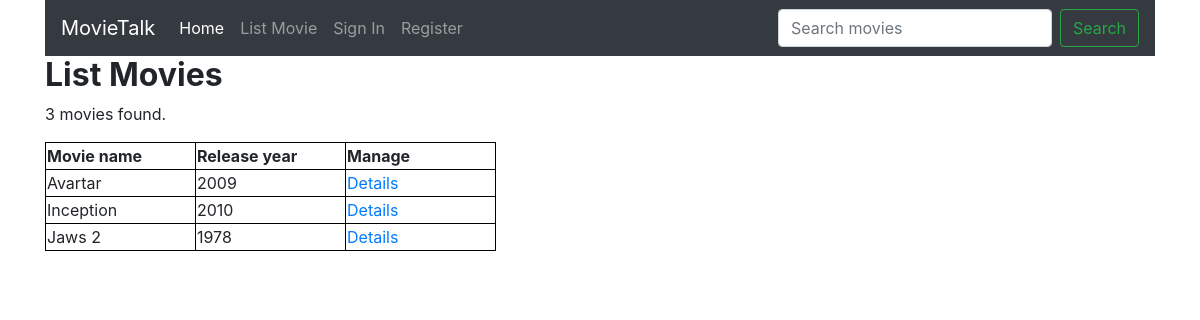
Page /php/listMovies.php on the committed database.
### tables this page shows
CREATE TABLE `movies` (
  `movie_id` int(5) NOT NULL,
  `movie_name` varchar(50) NOT NULL,
  `release_year` int(4) NOT NULL,
  `director` varchar(50) NOT NULL,
  `writers` varchar(50) NOT NULL,
  `duration` int(4) NOT NULL,
  `summary` varchar(500) NOT NULL
);

### php/listMovies.php (the view, shortened to what this page needs)
<?php
require '../func/dbconnection.php';
?>
<!DOCTYPE html>
<html>
<head>
</head>
<body>
<?php require 'navigationbar.php'; ?>
<div class="container">
<h2><strong>List Movies</strong></h2>
<?php
  $query = "SELECT * FROM movies ORDER BY movie_name";
  $results = mysqli_query($connection, $query);
  echo '<p>'.$results->num_rows.' movies found.</p>';
  echo '<table><tr>';
  echo '<th>Movie name</th><th>Release year</th><th>Manage</th>';
  echo '</tr>';
  while ($row = $results->fetch_assoc())
  {
      echo '<td>'.$row['movie_name'].'</td>';
      echo '<td>'.$row['release_year'].'</td>';
      echo '<td><a href="movieDetails.php?movie_id='.$row['movie_id'].'">Details</a> ';
      echo '</td></tr>';
  }
  echo '</table>';
  ?>
      </div>
  </body>
</html>

### php/listMovies.php (style rules this page uses)
th,td { border: 1px solid black; width: 150px; }

### rows in the picture
movies: movie_name "Avartar", release_year "2009"
movies: movie_name "Inception", release_year "2010"
movies: movie_name "Jaws 2", release_year "1978"

### other values in the picture
$results->num_rows "3"
